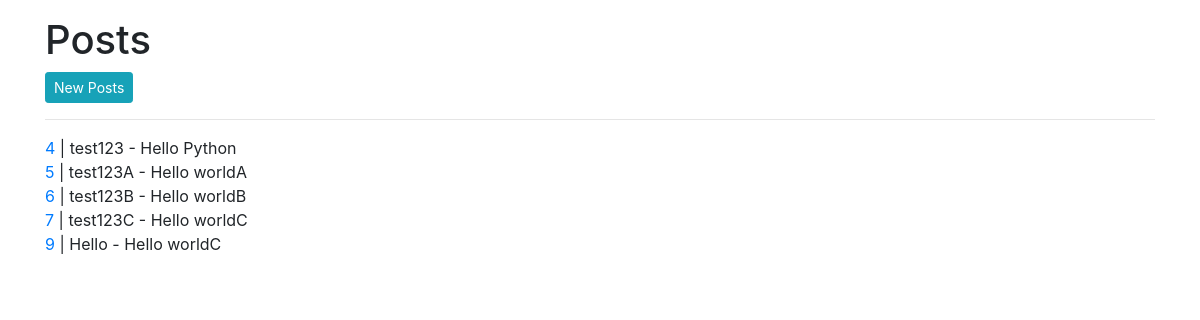
/posts/, run on an earlier commit of the app's database.
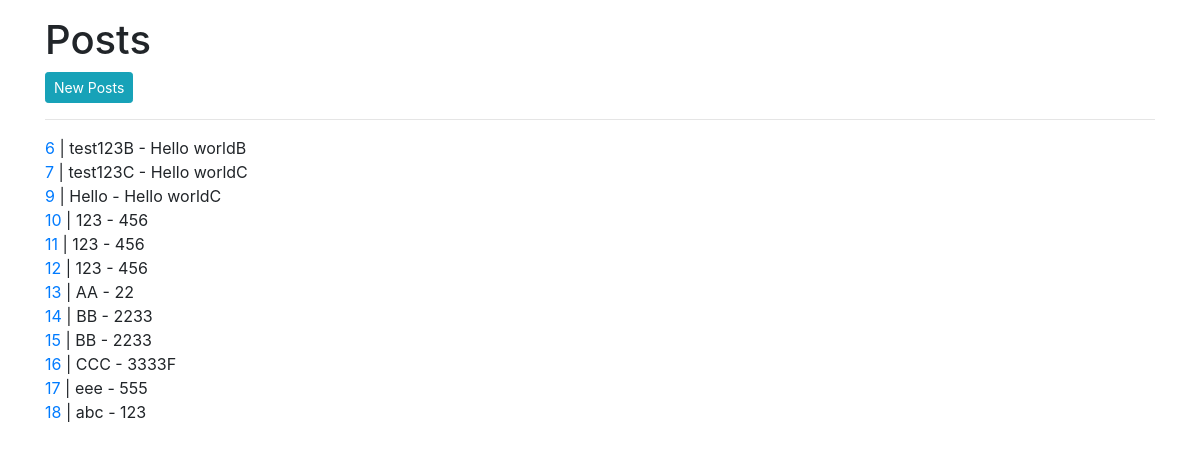
And on a later commit of the database.
### practice1/models.py (models this page shows, shortened)
class Post(models.Model):
    title = models.CharField(max_length=255)
    content = models.TextField(max_length=255)

### practice1/views.py (the view)
# urls.py: path('posts/', views.index, name='posts_index'),
def index(request):
    posts=Post.objects.all()
    return render(request,'posts/index.html',{
        'posts': posts,
    })

### templates/posts/index.html (shortened to what this page needs)
{% extends "layout.html" %}
{% block main %}
<h1>Posts</h1>
<a class="btn btn-sm btn-info mr-1" href="{% url 'posts:new' %}">New Posts</a>
<hr>
{% for post in posts %}
   <a href="{%url 'posts:show' post.id %}">  {{ post.id }}</a> | {{ post.title }} - {{ post.content }}<br>
{% endfor %}
{% endblock %}

### templates/layout.html (shortened to what this page needs)
<!doctype html>
<html lang="en">
<head>
<link rel="stylesheet" href="https://maxcdn.bootstrapcdn.com/bootstrap/4.0.0/css/bootstrap.min.css">
</head>
<body>
<div class="container mt-3" >
    <div class="row">
        <div class="col">
        {% block main %} {% endblock %}
        </div>
    </div>
</div>
</body>
</html>

What changed in the data, as far as the page shows it:
removed Post: id "4", title "test123", content "Hello Python"
removed Post: id "5", title "test123A", content "Hello worldA"
added Post: id "10", title "123", content "456"
added Post: id "11", title "123", content "456"
added Post: id "12", title "123", content "456"
added Post: id "13", title "AA", content "22"
added Post: id "14", title "BB", content "2233"
added Post: id "15", title "BB", content "2233"
added Post: id "16", title "CCC", content "3333F"
added Post: id "17", title "eee", content "555"
added Post: id "18", title "abc", content "123"
